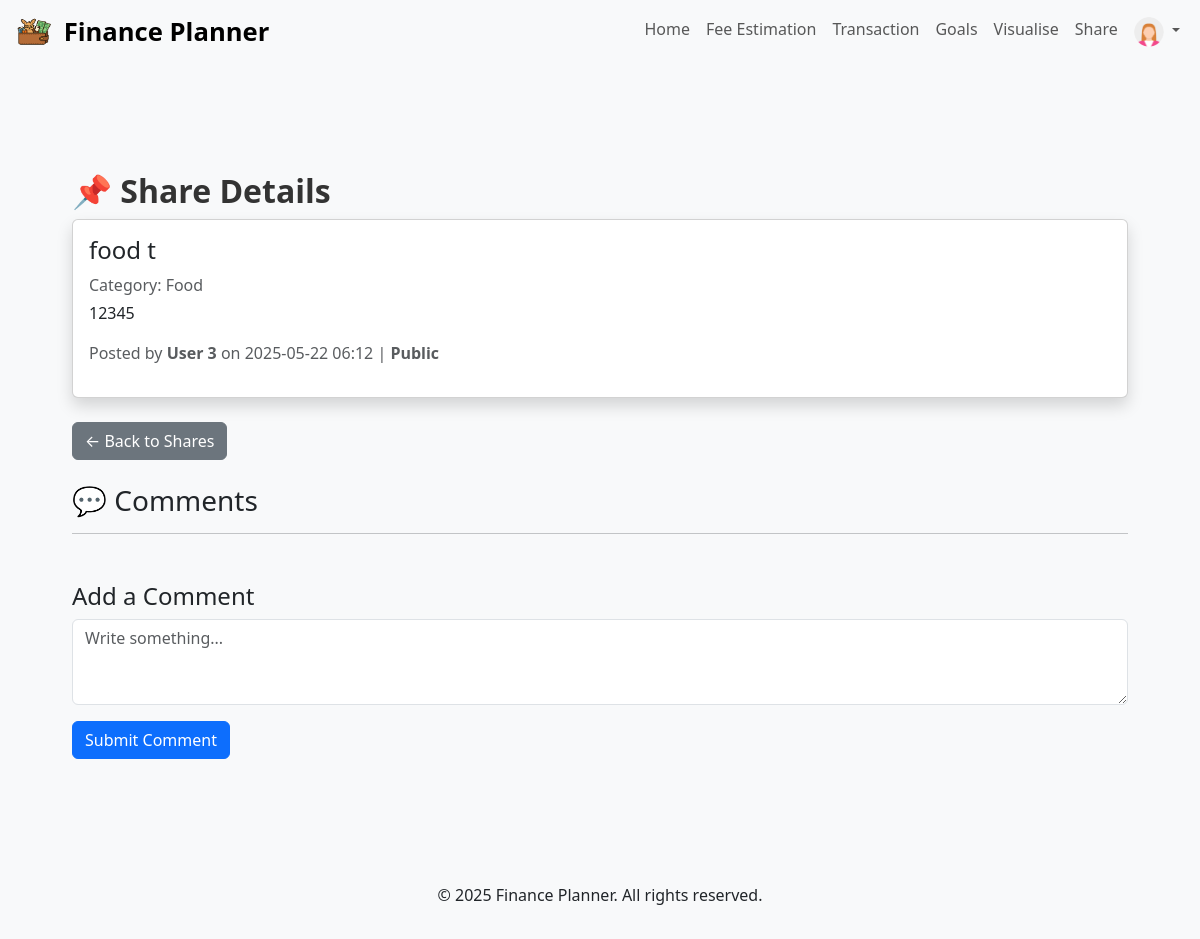
/share/view/2 (signed in), run on the app's committed database.
### app/models/share.py (models this page shows, shortened)
class Share(db.Model):
    __tablename__ = "shares"
    id = db.Column(db.Integer, primary_key=True)
    sender_id = db.Column(db.Integer, db.ForeignKey("users.id"), nullable=False)  # Sender user ID
    receiver_id = db.Column(db.Integer, db.ForeignKey("users.id"), nullable=True)  # Receiver user ID (nullable)
    category = db.Column(db.String(50), nullable=True)  # Category (nullable)
    title = db.Column(db.String(100), nullable=True)  # Title
    content = db.Column(db.Text, nullable=True)  # Content
    image = db.Column(db.String(255), nullable=True)  # Uploaded image filename
    is_public = db.Column(db.Boolean, default=False)  # Public or private
    timestamp = db.Column(db.DateTime, default=datetime.utcnow)  # Share timestamp
    sender = db.relationship("User", foreign_keys=[sender_id], backref="shares_sent")
    receiver = db.relationship("User", foreign_keys=[receiver_id], backref="shares_received")

### app/routes/share.py (the view, shortened to what this page needs)
@bp.route("/view/<int:share_id>", methods=["GET", "POST"])
@login_required
def view_share(share_id):
    share = Share.query.get_or_404(share_id)
    form = CommentForm()
    comments = Comment.query.filter_by(share_id=share.id, parent_id=None).order_by(Comment.timestamp).all()
    delete_forms = {}  # dict: comment_id -> DeleteForm()
    for comment in comments:
        delete_forms[comment.id] = DeleteForm()
        for reply in comment.replies:
            delete_forms[reply.id] = DeleteForm()
    return render_template("view_share.html", share=share, comments=comments, form=form, delete_forms=delete_forms)

### app/forms/CommentForm.py
class CommentForm(FlaskForm):
    content = TextAreaField("Comment", validators=[
        DataRequired(message="Comment cannot be empty."),
        Length(max=500, message="Comment must be under 500 characters.")
        ])
    parent_id = HiddenField()
    submit = SubmitField("Submit Comment")

### app/templates/view_share.html (shortened to what this page needs)
{% extends "base.html" %}
{% block content %}
<div class="container mt-4">
    <h2>📌 Share Details</h2>
    <div class="card mb-4 shadow">
        <div class="card-body">
            <h4 class="card-title">{{ share.title or "No Title" }}</h4>
            <p class="text-muted mb-1">Category: {{ share.category or "None" }}</p>
            <p class="card-text">{{ share.content or "No Content" }}</p>
            <p class="text-muted">
                Posted by <strong>User {{ share.sender_id }}</strong> on {{ share.timestamp.strftime('%Y-%m-%d %H:%M') }} |
                <strong>{{ "Public" if share.is_public else "Private to User ID " ~ share.receiver_id }}</strong>
            </p>
        </div>
    </div>
    <a href="{{ url_for('share.share') }}" class="btn btn-secondary mb-4">← Back to Shares</a>
    <h3>💬 Comments</h3>
    <hr>
    <h4 class="mt-5">Add a Comment</h4>
    <form method="POST">
        <div class="mb-3">
            {{ form.content(class="form-control", rows=3, placeholder="Write something...", id="new_comment_field") }}
        </div>
        {{ form.submit(class="btn btn-primary", id="add_comment") }}
    </form>
</div>
{% endblock %}

### app/static/css/estimation.css (style rules this page uses)
h2 { font-weight: bold; color: #333; }

### app/static/css/style.css (style rules this page uses)
body { background-color: #f8f9fa; }

### data on the page
Share: title "food t", category "Food", content "12345", sender_id "3", timestamp "2025-05-22 06:12", is_public "Public"
